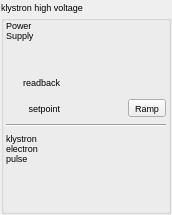
<?xml version="1.0" encoding="UTF-8"?>
<ui version="4.0">
 <class>KlystronHV</class>
 <widget class="TaurusWidget" name="klystronHV">
  <property name="geometry">
   <rect>
    <x>0</x>
    <y>0</y>
    <width>172</width>
    <height>215</height>
   </rect>
  </property>
  <property name="windowTitle">
   <string>Form</string>
  </property>
  <layout class="QGridLayout" name="gridLayout">
   <property name="margin">
    <number>1</number>
   </property>
   <item row="0" column="0">
    <widget class="TaurusGroupBox" name="highVoltageGroup">
     <property name="font">
      <font>
       <pointsize>7</pointsize>
      </font>
     </property>
     <property name="title">
      <string>klystron high voltage</string>
     </property>
     <layout class="QGridLayout" name="gridLayout_2">
      <property name="margin">
       <number>2</number>
      </property>
      <item row="3" column="2">
       <widget class="QToolButton" name="RampConfigurator">
        <property name="text">
         <string>Ramp</string>
        </property>
       </widget>
      </item>
      <item row="0" column="0" rowspan="2">
       <widget class="QLabel" name="hvLabel">
        <property name="maximumSize">
         <size>
          <width>60</width>
          <height>16777215</height>
         </size>
        </property>
        <property name="font">
         <font>
          <pointsize>7</pointsize>
         </font>
        </property>
        <property name="text">
         <string>Power Supply</string>
        </property>
        <property name="alignment">
         <set>Qt::AlignLeading|Qt::AlignLeft|Qt::AlignTop</set>
        </property>
        <property name="wordWrap">
         <bool>true</bool>
        </property>
       </widget>
      </item>
      <item row="0" column="1" colspan="2">
       <widget class="TaurusLabel" name="hvStatusValue">
        <property name="minimumSize">
         <size>
          <width>100</width>
          <height>20</height>
         </size>
        </property>
        <property name="font">
         <font>
          <pointsize>7</pointsize>
         </font>
        </property>
       </widget>
      </item>
      <item row="1" column="1" colspan="2">
       <widget class="TaurusLabel" name="hvCurrentValue">
        <property name="minimumSize">
         <size>
          <width>0</width>
          <height>20</height>
         </size>
        </property>
        <property name="font">
         <font>
          <pointsize>7</pointsize>
         </font>
        </property>
       </widget>
      </item>
      <item row="2" column="0">
       <widget class="QLabel" name="hvCurrentLabel">
        <property name="text">
         <string>readback</string>
        </property>
        <property name="alignment">
         <set>Qt::AlignRight|Qt::AlignTrailing|Qt::AlignVCenter</set>
        </property>
       </widget>
      </item>
      <item row="2" column="1" colspan="2">
       <widget class="TaurusLabel" name="hvVoltageValue">
        <property name="minimumSize">
         <size>
          <width>0</width>
          <height>20</height>
         </size>
        </property>
        <property name="font">
         <font>
          <pointsize>7</pointsize>
         </font>
        </property>
       </widget>
      </item>
      <item row="3" column="0">
       <widget class="QLabel" name="hvRampStepLabel_2">
        <property name="text">
         <string>setpoint</string>
        </property>
        <property name="alignment">
         <set>Qt::AlignRight|Qt::AlignTrailing|Qt::AlignVCenter</set>
        </property>
       </widget>
      </item>
      <item row="4" column="0" colspan="3">
       <widget class="Line" name="line">
        <property name="orientation">
         <enum>Qt::Horizontal</enum>
        </property>
       </widget>
      </item>
      <item row="5" column="1" colspan="2">
       <widget class="TaurusLabel" name="pulseStatusValue">
        <property name="minimumSize">
         <size>
          <width>100</width>
          <height>20</height>
         </size>
        </property>
        <property name="font">
         <font>
          <pointsize>7</pointsize>
         </font>
        </property>
       </widget>
      </item>
      <item row="6" column="1" colspan="2">
       <widget class="TaurusLabel" name="klystronVoltageValue">
        <property name="minimumSize">
         <size>
          <width>0</width>
          <height>20</height>
         </size>
        </property>
        <property name="font">
         <font>
          <pointsize>7</pointsize>
         </font>
        </property>
       </widget>
      </item>
      <item row="7" column="1" colspan="2">
       <widget class="TaurusLabel" name="klystronCurrentValue">
        <property name="minimumSize">
         <size>
          <width>0</width>
          <height>20</height>
         </size>
        </property>
        <property name="font">
         <font>
          <pointsize>7</pointsize>
         </font>
        </property>
       </widget>
      </item>
      <item row="8" column="1">
       <spacer name="verticalSpacer">
        <property name="orientation">
         <enum>Qt::Vertical</enum>
        </property>
        <property name="sizeHint" stdset="0">
         <size>
          <width>20</width>
          <height>40</height>
         </size>
        </property>
       </spacer>
      </item>
      <item row="5" column="0" rowspan="3">
       <widget class="QLabel" name="klystronLabel">
        <property name="maximumSize">
         <size>
          <width>60</width>
          <height>16777215</height>
         </size>
        </property>
        <property name="font">
         <font>
          <pointsize>7</pointsize>
         </font>
        </property>
        <property name="text">
         <string>klystron electron pulse</string>
        </property>
        <property name="alignment">
         <set>Qt::AlignLeading|Qt::AlignLeft|Qt::AlignTop</set>
        </property>
        <property name="wordWrap">
         <bool>true</bool>
        </property>
       </widget>
      </item>
      <item row="3" column="1">
       <widget class="TaurusLabel" name="hvSetpointValue">
        <property name="minimumSize">
         <size>
          <width>0</width>
          <height>20</height>
         </size>
        </property>
       </widget>
      </item>
     </layout>
    </widget>
   </item>
  </layout>
 </widget>
 <customwidgets>
  <customwidget>
   <class>TaurusWidget</class>
   <extends>QWidget</extends>
   <header>taurus.qt.qtgui.container</header>
   <container>1</container>
  </customwidget>
  <customwidget>
   <class>TaurusLabel</class>
   <extends>QLabel</extends>
   <header>taurus.qt.qtgui.display</header>
  </customwidget>
  <customwidget>
   <class>TaurusGroupBox</class>
   <extends>QGroupBox</extends>
   <header>taurus.qt.qtgui.container</header>
   <container>1</container>
  </customwidget>
 </customwidgets>
 <resources/>
 <connections/>
</ui>
